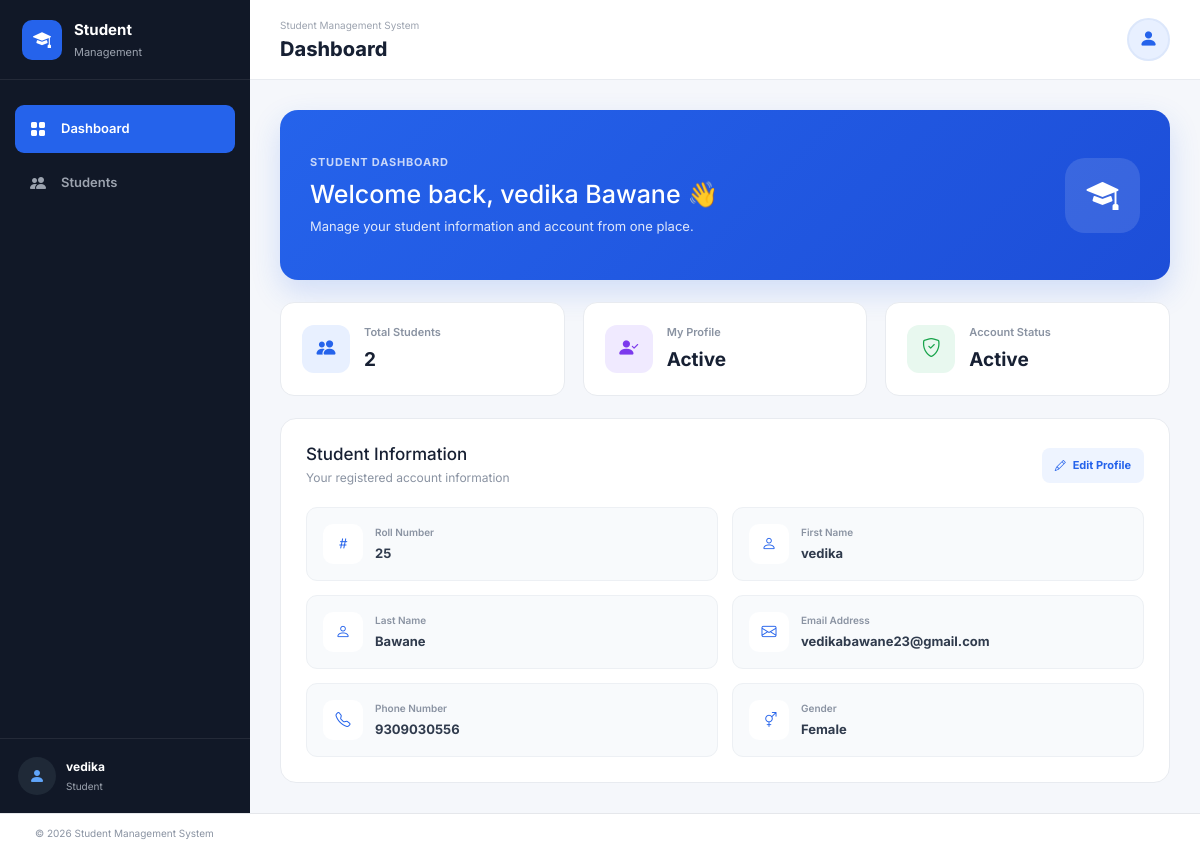
/profile (signed in), run on an earlier commit of the app's database.
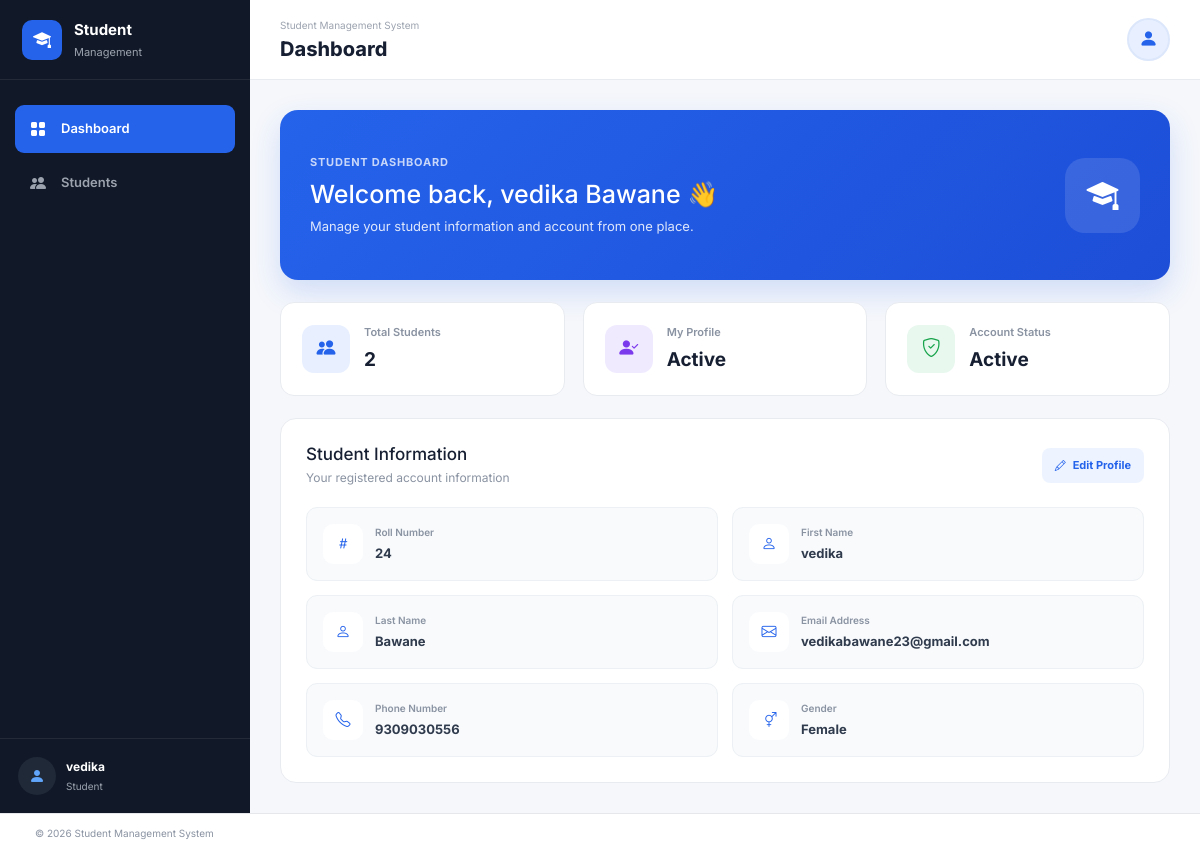
And on a later commit of the database.
### models.py (models this page shows, shortened)
class Student(db.Model):
    __tablename__ = "students"
    id = db.Column(db.Integer, primary_key=True)
    roll_no = db.Column(db.String(20), unique=True, nullable=False)
    first_name = db.Column(db.String(50), nullable=False)
    last_name = db.Column(db.String(50), nullable=False)
    email = db.Column(db.String(100), unique=True, nullable=False)
    phone = db.Column(db.String(15), nullable=False)
    gender = db.Column(db.String(10), nullable=False)
    created_at = db.Column(db.DateTime, default=datetime.utcnow)
    password = db.Column(db.String(255), nullable=False)

### app.py (the view)
@app.route("/profile")
@login_required
def profile():
    student = Student.query.get_or_404(
        session["student_id"]
    )
    students_count = Student.query.count()
    return render_template(
        "profile.html",
        student=student,
        students_count=students_count
    )

### app.py (called while the page is built)
def login_required(f):
    @wraps(f)
    def decorated_function(*args, **kwargs):
        if "student_id" not in session:
            flash("Please login first", "warning")
            return redirect(url_for("login"))
        return f(*args, **kwargs)
    return decorated_function

### templates/profile.html (shortened to what the changed rows need)
{% extends "base.html" %}
{% block extra_css %}
<link rel="stylesheet"
      href="{{ url_for('static', filename='css/dashboard.css') }}">
{% endblock %}
{% block content %}
<div class="dashboard">
    <aside class="dashboard-sidebar">
        <div class="sidebar-bottom">
            <div class="sidebar-user">
                <div>
                    <strong>
                        {{ student.first_name }}
                    </strong>
                    <span>
                        Student
                    </span>
                </div>
            </div>
        </div>
    </aside>
    <div class="dashboard-main">
        <header class="dashboard-topbar">
            <div class="topbar-left">
                <h1>
                    Dashboard
                </h1>
            </div>
        </header>
        <section class="dashboard-content">
            <div class="welcome-card">
                <div class="welcome-content">
                    <span class="welcome-label">
                        STUDENT DASHBOARD
                    </span>
                    <h2>
                        Welcome back,
                        {{ student.first_name }}
                        {{ student.last_name }} 👋
                    </h2>
                    <p>
                        Manage your student information
                        and account from one place.
                    </p>
                </div>
            </div>
            <div class="dashboard-section">
                <div class="section-heading">
                    <div>
                        <h2>
                            Student Information
                        </h2>
                    </div>
                </div>
                <div class="info-grid">
                    <div class="info-card">
                        <div>
                            <span>
                                Roll Number
                            </span>
                            <strong>
                                {{ student.roll_no }}
                            </strong>
                        </div>
                    </div>
                    <div class="info-card">
                        <div>
                            <span>
                                First Name
                            </span>
                            <strong>
                                {{ student.first_name }}
                            </strong>
                        </div>
                    </div>
                    <div class="info-card">
                        <div>
                            <span>
                                Last Name
                            </span>
                            <strong>
                                {{ student.last_name }}
                            </strong>
                        </div>
                    </div>
                    <div class="info-card">
                        <div>
                            <span>
                                Email Address
                            </span>
                            <strong>
                                {{ student.email }}
                            </strong>
                        </div>
                    </div>
                    <div class="info-card">
                        <div>
                            <span>
                                Phone Number
                            </span>
                            <strong>
                                {{ student.phone }}
                            </strong>
                        </div>
                    </div>
                    <div class="info-card">
                        <div>
                            <span>
                                Gender
                            </span>
                            <strong>
                                {{ student.gender }}
                            </strong>
                        </div>
                    </div>
                </div>
            </div>
        </section>
    </div>
</div>
{% endblock %}

What changed in the data, as far as the page shows it:
changed Student "vedika": roll_no "25" → "24"
